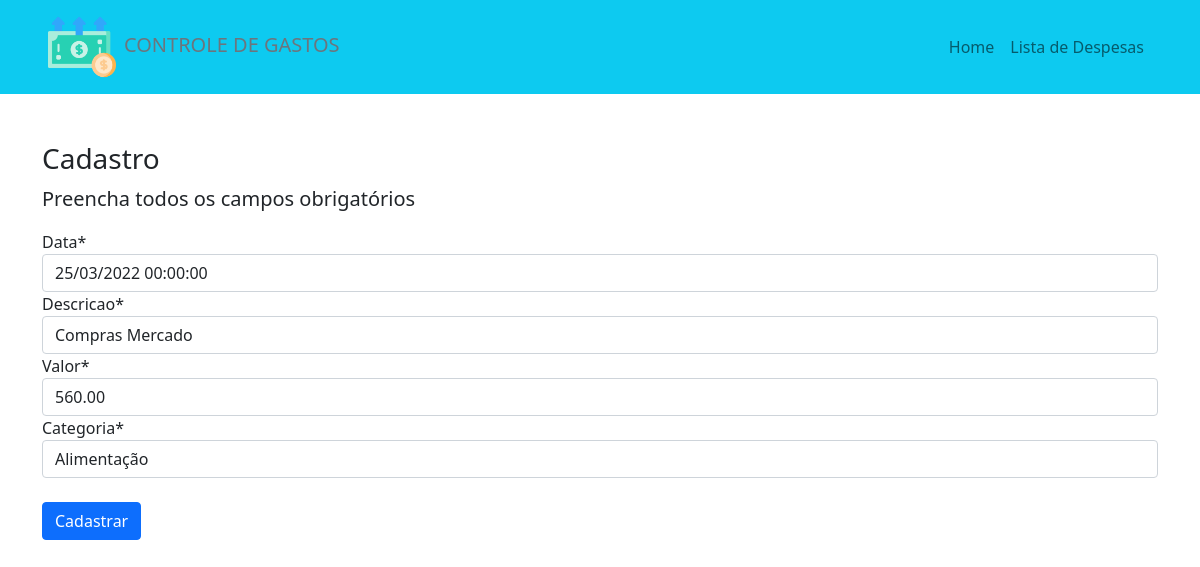
The app's page /update/transacao/13/ with its own data.
### paginas/models.py (models this page shows, shortened)
class Transacao(models.Model):
    data = models.DateTimeField()
    descricao= models.CharField(max_length=200)
    valor = models.DecimalField(max_digits=7, decimal_places=2)
    categoria = models.ForeignKey(Categoria, on_delete=models.CASCADE)
    observacoes = models.TextField(null=True, blank=True)
    class Meta:
        verbose_name_plural = 'Transacoes'

### paginas/views.py (the view)
# urls.py: path('update/transacao/<int:pk>/', TransacaoUpdate.as_view(), name='update_transacao'),
class TransacaoUpdate(UpdateView):
    model = Transacao
    fields = ['data', 'descricao', 'valor', 'categoria']
    template_name = 'form.html'
    success_url = reverse_lazy('list_transacao')

### paginas/models.py (called while the page is built)
    def __str__(self):
        return self.nome

### paginas/templates/form.html (shortened to what this page needs)
{% extends 'modelo.html' %}
{% load static %}
{% load crispy_forms_tags %}
{% block conteudo %}
<div class="container my-5">
    <h3>Cadastro</h3>
    <p class="lead">
        Preencha todos os campos obrigatórios
    </p>
    <form action="" method="POST">
        {{ form|crispy }}
        <button type="submit" class="btn btn-primary mt-4">Cadastrar</button>
    </form>
</div>
{% endblock %}

### records on screen
Transacao: data "25/03/2022 00:00:00", descricao "Compras Mercado", valor "560.00", categoria "Alimentação"
